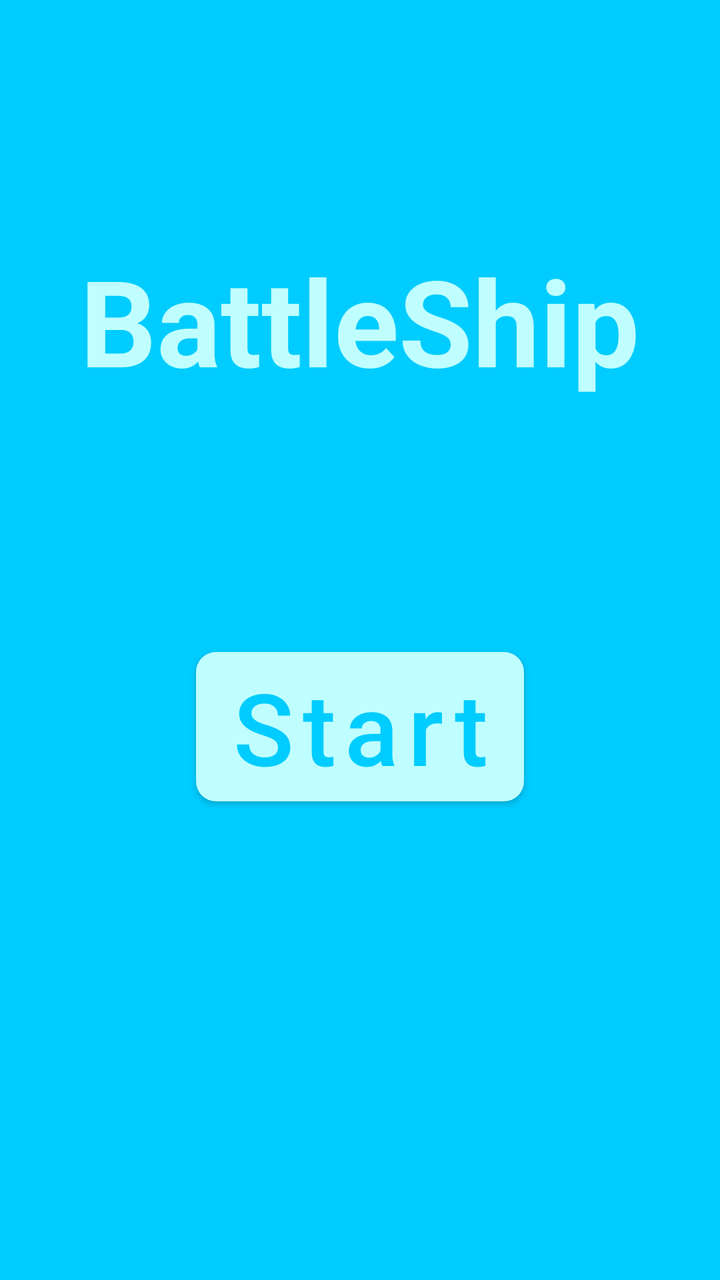
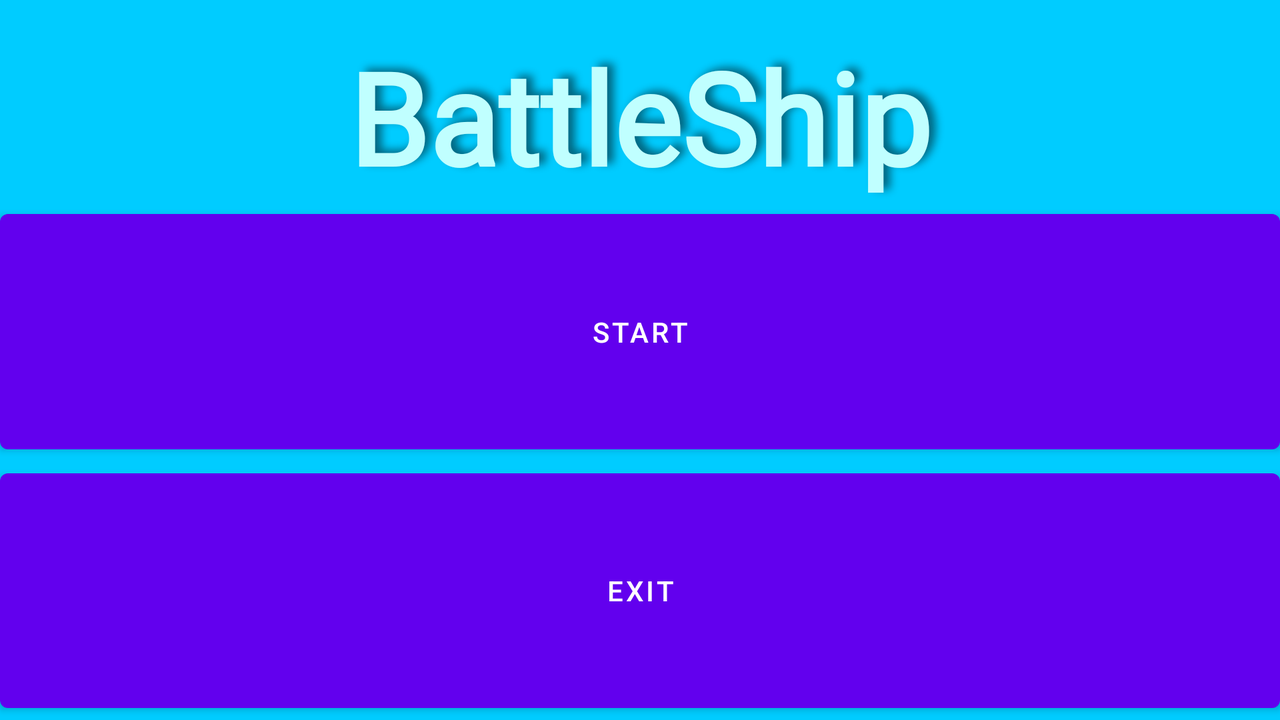

An Android layout and its configuration variant, each rendered on a device that would load it. The default file and the variant file are quoted in full after the pictures.
<!-- AndroidManifest.xml: application theme Theme.BattleShip -->
<!-- res/layout/activity_main_menu.xml -->
<?xml version="1.0" encoding="utf-8"?>
<LinearLayout xmlns:android="http://schemas.android.com/apk/res/android"
    xmlns:app="http://schemas.android.com/apk/res-auto"
    xmlns:tools="http://schemas.android.com/tools"
    android:id="@+id/first"
    android:layout_width="match_parent"
    android:layout_height="match_parent"
    android:background="@color/sky_blue"
    android:orientation="vertical"
    tools:context=".MainMenuActivity">

    <FrameLayout
        android:layout_width="match_parent"
        android:layout_height="0dp"
        android:layout_weight="1">

        <TextView
            android:id="@+id/title"
            android:layout_width="wrap_content"
            android:layout_height="wrap_content"
            android:layout_gravity="center"
            android:text="@string/app_name"
            android:textColor="@color/light_sky_blue"
            android:textSize="60sp"
            android:textStyle="bold" />
    </FrameLayout>

    <FrameLayout
        android:layout_width="match_parent"
        android:layout_height="0dp"
        android:layout_weight="1">

        <com.google.android.material.button.MaterialButton
            android:id="@+id/button_start"
            android:layout_width="wrap_content"
            android:layout_height="wrap_content"
            android:layout_gravity="top|center"
            app:backgroundTint="@color/light_sky_blue"
            android:onClick="installBoats"
            android:text="@string/button_start"
            android:textAllCaps="false"
            android:textColor="@color/sky_blue"
            android:textSize="50sp"
            app:cornerRadius="10dp" />
    </FrameLayout>
</LinearLayout>
<!-- resources referenced by this layout -->
<resources>
  <color name="light_sky_blue">#C0FFFF</color>
  <color name="sky_blue">#00CCFF</color>
  <string name="app_name">BattleShip</string>
  <string name="button_start">Start</string>
  <style name="Theme.BattleShip" parent="Theme.MaterialComponents.DayNight.DarkActionBar">
          
          <item name="colorPrimary">@color/purple_500</item>
          <item name="colorPrimaryVariant">@color/purple_700</item>
          <item name="colorOnPrimary">@color/white</item>
          
          <item name="colorSecondary">@color/teal_200</item>
          <item name="colorSecondaryVariant">@color/teal_700</item>
          <item name="colorOnSecondary">@color/black</item>
          
          <item name="android:statusBarColor" tools:targetApi="l">?attr/colorPrimaryVariant</item>
          
          <item name="android:popupMenuStyle">@style/popupMenu</item>
      </style>
  <color name="purple_500">#FF6200EE</color>
  <color name="purple_700">#FF3700B3</color>
  <color name="white">#FFFFFFFF</color>
  <color name="teal_200">#FF03DAC5</color>
  <color name="teal_700">#FF018786</color>
  <color name="black">#FF000000</color>
  <style name="popupMenu" parent="Widget.AppCompat.PopupMenu">
          <item name="android:popupBackground">@drawable/rounded_popup</item>
      </style>
  <!-- drawable rounded_popup (drawable) -->
  <shape xmlns:android="http://schemas.android.com/apk/res/android">
      <solid android:color="@color/popupMenu"/>
  
      <corners
          android:radius="8dp"/>
  
      <padding
          android:bottom="8dp"
          android:top="8dp"/>
  
  </shape>
  <color name="popupMenu">#BBFFFFFF</color>
</resources>
<!-- res/layout-land/activity_main_menu.xml (the repository's variant of the layout above) -->
<!-- drawn on the phone turned sideways -->
<?xml version="1.0" encoding="utf-8"?>
<LinearLayout xmlns:android="http://schemas.android.com/apk/res/android"
    xmlns:app="http://schemas.android.com/apk/res-auto"
    xmlns:tools="http://schemas.android.com/tools"
    android:id="@+id/first"
    android:layout_width="match_parent"
    android:layout_height="match_parent"
    android:background="@color/sky_blue"
    android:orientation="vertical"
    tools:context=".MainMenuActivity">

    <TextView
        android:id="@+id/title"
        android:layout_width="match_parent"
        android:layout_height="0dp"
        android:layout_marginHorizontal="10dp"
        android:layout_marginTop="15dp"
        android:layout_weight="1"
        android:autoSizeMaxTextSize="80sp"
        android:autoSizeMinTextSize="30sp"
        android:autoSizeStepGranularity="1sp"
        android:autoSizeTextType="uniform"
        android:fontFamily="@font/righteous"
        android:gravity="bottom|center"
        android:maxLines="1"
        android:shadowColor="@color/text_shadow"
        android:shadowDx="10"
        android:shadowDy="-5"
        android:shadowRadius="10"
        android:text="@string/app_name"
        android:textColor="@color/light_sky_blue"
        android:textStyle="bold" />

    <androidx.constraintlayout.widget.ConstraintLayout
        android:layout_width="match_parent"
        android:layout_height="0dp"
        android:layout_weight="3">

        <com.google.android.material.button.MaterialButton
            android:id="@+id/button_start"
            style="@style/Main_Menu_Button"
            android:onClick="onMainButtonClick"
            android:text="@string/button_start"
            app:layout_constraintBottom_toTopOf="@id/button_new_game"
            app:layout_constraintLeft_toLeftOf="parent"
            app:layout_constraintRight_toRightOf="parent"
            app:layout_constraintTop_toTopOf="parent"
            app:layout_constraintVertical_chainStyle="packed" />

        <com.google.android.material.button.MaterialButton
            android:id="@+id/button_new_game"
            style="@style/Main_Menu_Button"
            android:layout_below="@+id/button_start"
            android:onClick="onNewGameButtonClick"
            android:text="@string/button_new_game"
            android:visibility="gone"
            app:layout_constraintBottom_toTopOf="@id/button_exit"
            app:layout_constraintLeft_toLeftOf="parent"
            app:layout_constraintRight_toRightOf="parent"
            app:layout_constraintTop_toBottomOf="@id/button_start" />

        <com.google.android.material.button.MaterialButton
            android:id="@+id/button_exit"
            style="@style/Main_Menu_Button"
            android:layout_below="@+id/button_new_game"
            android:onClick="onExitButtonClick"
            android:text="@string/button_exit"
            app:layout_constraintBottom_toBottomOf="parent"
            app:layout_constraintLeft_toLeftOf="parent"
            app:layout_constraintRight_toRightOf="parent"
            app:layout_constraintTop_toBottomOf="@id/button_new_game" />
    </androidx.constraintlayout.widget.ConstraintLayout>
</LinearLayout>
<!-- resources referenced by the variant -->
<!-- as the phone turned sideways resolves them -->
<resources>
  <color name="light_sky_blue">#C0FFFF</color>
  <color name="sky_blue">#00CCFF</color>
  <color name="text_shadow">#7F000000</color>
  <string name="app_name">BattleShip</string>
  <string name="button_exit">Exit</string>
  <string name="button_new_game">New</string>
  <string name="button_start">Start</string>
  <style name="Theme.BattleShip" parent="Theme.MaterialComponents.DayNight.DarkActionBar">
          
          <item name="colorPrimary">@color/purple_500</item>
          <item name="colorPrimaryVariant">@color/purple_700</item>
          <item name="colorOnPrimary">@color/white</item>
          
          <item name="colorSecondary">@color/teal_200</item>
          <item name="colorSecondaryVariant">@color/teal_700</item>
          <item name="colorOnSecondary">@color/black</item>
          
          <item name="android:statusBarColor" tools:targetApi="l">?attr/colorPrimaryVariant</item>
          
          <item name="android:popupMenuStyle">@style/popupMenu</item>
      </style>
  <color name="purple_500">#FF6200EE</color>
  <color name="purple_700">#FF3700B3</color>
  <color name="white">#FFFFFFFF</color>
  <color name="teal_200">#FF03DAC5</color>
  <color name="teal_700">#FF018786</color>
  <color name="black">#FF000000</color>
  <style name="popupMenu" parent="Widget.AppCompat.PopupMenu">
          <item name="android:popupBackground">@drawable/rounded_popup</item>
      </style>
  <!-- drawable rounded_popup (drawable) -->
  <shape xmlns:android="http://schemas.android.com/apk/res/android">
      <solid android:color="@color/popupMenu"/>
  
      <corners
          android:radius="8dp"/>
  
      <padding
          android:bottom="8dp"
          android:top="8dp"/>
  
  </shape>
  <color name="popupMenu">#BBFFFFFF</color>
</resources>
